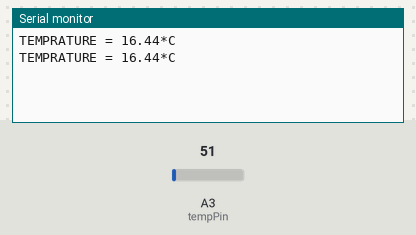
The sketch below on a simulated Arduino Uno, built with avr-gcc and run on an emulated ATmega328P. On the bench: the last lines printed to the serial monitor. Inputs (shaded band) come from the test bench; at power-on: A3 (tempPin) = 51.

Above: at 1.8 s.
1.9 s: A3 (tempPin) set to 61
At 2.8 s:
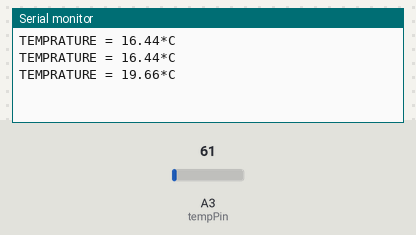
3.4 s: A3 (tempPin) set to 71
At 4.8 s:
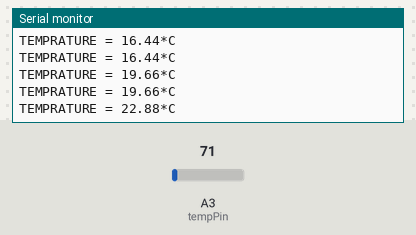
Timing chart, 0 to 6.4 s (numbered marks = the images above; inputs shaded):
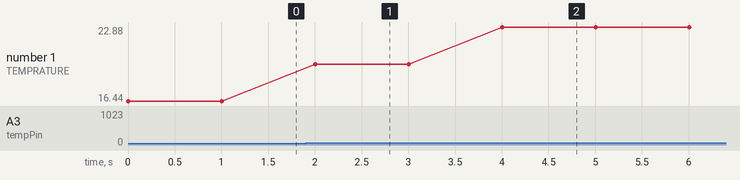

The sketch:

LM35_2.ino
```cpp
int val;
int tempPin = 17;

void setup()
{
Serial.begin(9600);
}
void loop()
{
val = analogRead(tempPin);
float mv = ( val/1024.0)*3300;
float cel = mv/10;
float farh = (cel*9)/5 + 32;

float temp = val*0.322265625;

Serial.print("TEMPRATURE = ");
Serial.print(cel);
Serial.print("*C");
Serial.println();
delay(1000);
}
```

Measured:
- after the input at 1.9 s, the serial monitor: prints a new line after 0.10 s (image 1)
- after the input at 3.4 s, the serial monitor: prints a new line after 0.60 s (image 2)
- plotted number 1: 16.44 → 19.66 after the input at 1.9 s, 19.66 → 22.88 after the input at 3.4 s
